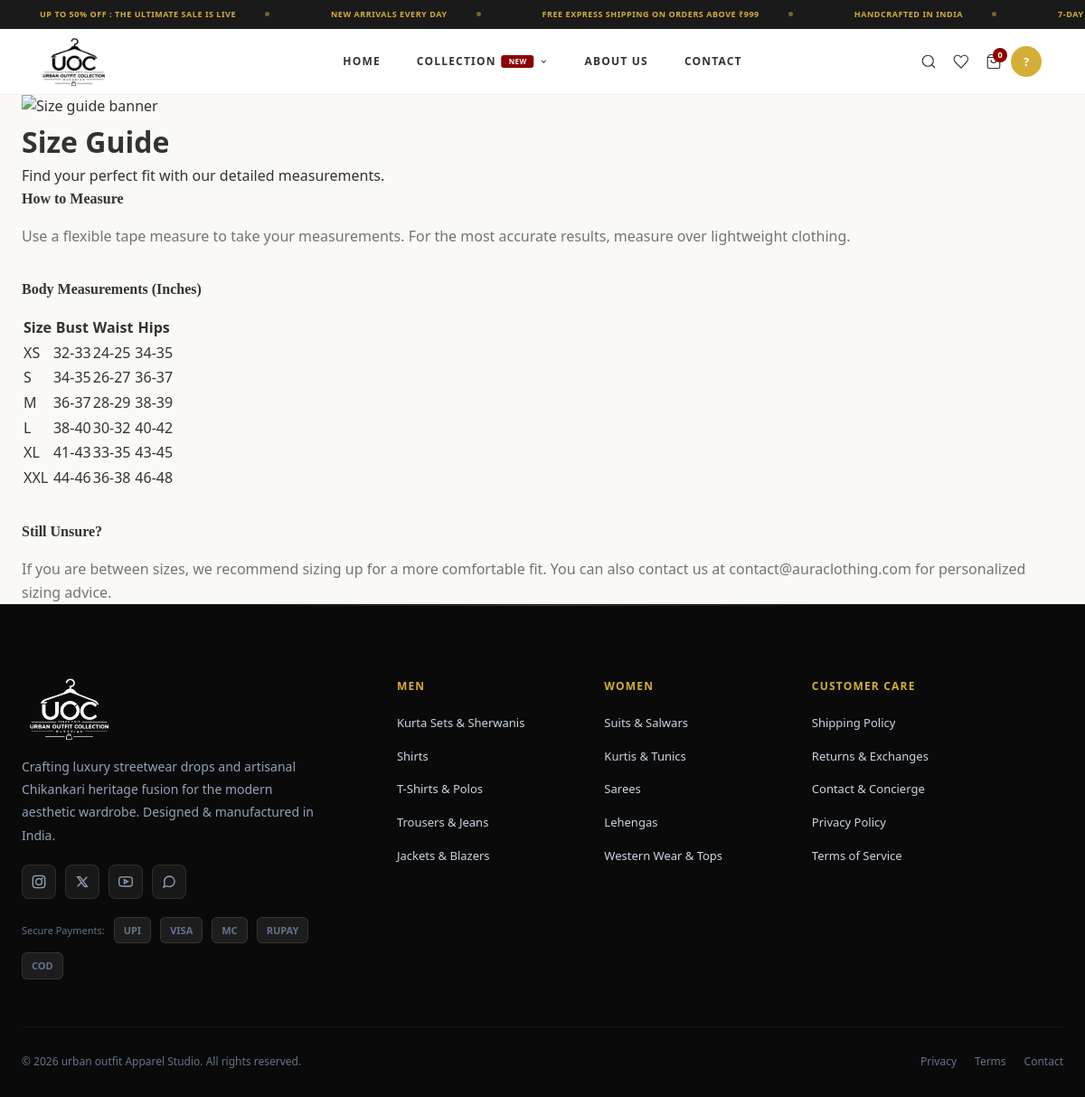
Page /pages/size-guide.php (signed in) on the committed database.
### tables this page shows
CREATE TABLE IF NOT EXISTS settings (
  id INT UNSIGNED AUTO_INCREMENT PRIMARY KEY,
  `key` VARCHAR(100) UNIQUE NOT NULL,
  value TEXT NULL,
  type ENUM('text', 'textarea', 'number', 'email', 'url', 'image') DEFAULT 'text',
  group_name VARCHAR(100) DEFAULT 'general',
  created_at DATETIME DEFAULT CURRENT_TIMESTAMP,
  updated_at DATETIME DEFAULT CURRENT_TIMESTAMP ON UPDATE CURRENT_TIMESTAMP
);

CREATE TABLE IF NOT EXISTS categories (
  id INT UNSIGNED AUTO_INCREMENT PRIMARY KEY,
  name VARCHAR(100) NOT NULL,
  slug VARCHAR(100) UNIQUE NOT NULL,
  department ENUM('women', 'men', 'kids', 'all') DEFAULT 'all',
  description TEXT NULL,
  image VARCHAR(500) NULL,
  parent_id INT UNSIGNED DEFAULT 0,
  sort_order INT DEFAULT 0,
  is_active TINYINT(1) DEFAULT 1,
  created_at DATETIME DEFAULT CURRENT_TIMESTAMP,
  updated_at DATETIME DEFAULT CURRENT_TIMESTAMP ON UPDATE CURRENT_TIMESTAMP
);

### config/database.php (called while the page is built, shortened)
<?php
$dbHost = $_ENV['DB_HOST'] ?? '127.0.0.1';
$dbName = $_ENV['DB_NAME'] ?? 'cloths';
$dbUser = $_ENV['DB_USER'] ?? 'root';
$dbPass = $_ENV['DB_PASS'] ?? '';
$conn = @new mysqli($dbHost, $dbUser, $dbPass);
if ($conn && !$conn->connect_error) {
  $mysqli = new mysqli($dbHost, $dbUser, $dbPass, $dbName);
  $mysqli->set_charset('utf8mb4');
  $checkTable = $mysqli->query("SHOW TABLES LIKE 'products'");
  if ($checkTable && $checkTable->num_rows === 0) {
    $schemaFile = BASE_PATH . '/database/schema.sql';
    if (file_exists($schemaFile)) {
      $sql = file_get_contents($schemaFile);
      $mysqli->multi_query($sql);
      while ($mysqli->more_results() && $mysqli->next_result()) {;}
    }
  } else {
    $checkPsid = $mysqli->query("SHOW COLUMNS FROM orders LIKE 'payment_session_id'");
    if ($checkPsid && $checkPsid->num_rows === 0) {
      $mysqli->query("ALTER TABLE orders ADD COLUMN payment_session_id VARCHAR(255) NULL AFTER payment_method");
    }
    $checkWishlists = $mysqli->query("SHOW TABLES LIKE 'wishlists'");
    if ($checkWishlists && $checkWishlists->num_rows > 0) {
      $checkFk = $mysqli->query("SHOW CREATE TABLE wishlists");
      if ($checkFk) {
        $createSql = $checkFk->fetch_assoc()['Create Table'] ?? '';
        if (strpos($createSql, 'FOREIGN KEY') !== false) {
          $mysqli->query("DROP TABLE wishlists");
        }
      }
    }
    $checkMegaMenu = $mysqli->query("SHOW TABLES LIKE 'mega_menu_items'");
    if ($checkMegaMenu && $checkMegaMenu->num_rows === 0) {
      $mysqli->query("CREATE TABLE IF NOT EXISTS mega_menu_items (
        id INT UNSIGNED AUTO_INCREMENT PRIMARY KEY,
        department ENUM('men', 'women', 'kids', 'explore') NOT NULL,
        name VARCHAR(150) NOT NULL,
        slug VARCHAR(150) NOT NULL,
        url VARCHAR(500) NULL,
        image VARCHAR(500) NULL,
        sort_order INT DEFAULT 0,
        is_active TINYINT(1) DEFAULT 1,
        is_sale TINYINT(1) DEFAULT 0,
        created_at DATETIME DEFAULT CURRENT_TIMESTAMP,
        updated_at DATETIME DEFAULT CURRENT_TIMESTAMP ON UPDATE CURRENT_TIMESTAMP
      ) ENGINE=InnoDB DEFAULT CHARSET=utf8mb4 COLLATE=utf8mb4_unicode_ci");
      $mysqli->query("INSERT INTO mega_menu_items (department, name, slug, url, sort_order, is_active, is_sale) VALUES
        ('men', 'Oversized Drop Tees', 'oversized-tees', NULL, 1, 1, 0),
        ('men', 'Streetwear', 'streetwear', NULL, 2, 1, 0),
        ('men', 'Ethnic Fusion Kurtas', 'kurtas', NULL, 3, 1, 0),
        ('men', 'Resort Co-Ords', 'co-ords', NULL, 4, 1, 0),
        ('men', 'Shirts', 'shirts', NULL, 5, 1, 0),
        ('men', 'Bottoms', 'bottoms', NULL, 6, 1, 0),
        ('women', 'Chikankari Edit', 'chikankari', NULL, 1, 1, 0),
        ('women', 'Dresses & Co-Ords', 'dresses', NULL, 2, 1, 0),
        ('women', 'Kurtis & Sets', 'kurtis', NULL, 3, 1, 0),
        ('women', 'Streetwear', 'streetwear', NULL, 4, 1, 0),
        ('women', 'Linen Collection', 'linen', NULL, 5, 1, 0),
        ('women', 'Bottoms', 'bottoms', NULL, 6, 1, 0),
        ('kids', 'Boys', 'boys', NULL, 1, 1, 0),
        ('kids', 'Girls', 'girls', NULL, 2, 1, 0),
        ('kids', 'Ethnic Wear', 'ethnic', NULL, 3, 1, 0),
        ('kids', 'Matching Co-Ords', 'co-ords', NULL, 4, 1, 0),
        ('explore', 'New Arrivals', 'new-arrivals', NULL, 1, 1, 0),
        ('explore', 'Bestsellers', 'bestsellers', NULL, 2, 1, 0),
        ('explore', 'Heritage Fusion', 'ethnic-fusion', NULL, 3, 1, 0),
        ('explore', 'Sale', 'sale', NULL, 4, 1, 1)
      ");
    }
    $checkPrt = $mysqli->query("SHOW TABLES LIKE 'password_reset_tokens'");
    if ($checkPrt && $checkPrt->num_rows === 0) {
      $mysqli->query("CREATE TABLE IF NOT EXISTS password_reset_tokens (
        id INT UNSIGNED AUTO_INCREMENT PRIMARY KEY,
        customer_id INT UNSIGNED NOT NULL,
        token VARCHAR(64) NOT NULL UNIQUE,
        expires_at DATETIME NOT NULL,
        created_at DATETIME DEFAULT CURRENT_TIMESTAMP,
        INDEX idx_token (token),
        INDEX idx_customer (customer_id)
      ) ENGINE=InnoDB DEFAULT CHARSET=utf8mb4 COLLATE=utf8mb4_unicode_ci");
    }
    $checkRl = $mysqli->query("SHOW TABLES LIKE 'rate_limits'");
    if ($checkRl && $checkRl->num_rows === 0) {
      $mysqli->query("CREATE TABLE IF NOT EXISTS rate_limits (
        id INT UNSIGNED AUTO_INCREMENT PRIMARY KEY,
        rate_key VARCHAR(255) NOT NULL,
        ip_address VARCHAR(45) NOT NULL,
        attempts INT UNSIGNED DEFAULT 1,
        first_attempt_at DATETIME DEFAULT CURRENT_TIMESTAMP,
        UNIQUE KEY unique_rate (rate_key, ip_address)
      ) ENGINE=InnoDB DEFAULT CHARSET=utf8mb4");
    }
  }
} else {
  $mysqli = null;
}
function sanitize($string) {
  return htmlspecialchars(trim((string)$string), ENT_QUOTES, 'UTF-8');
}
function getSetting($key, $default = '') {
  global $mysqli;
  $stmt = $mysqli->prepare('SELECT value FROM settings WHERE `key` = ?');
  $stmt->bind_param('s', $key);
  $stmt->execute();
  $result = $stmt->get_result()->fetch_assoc();
  return $result ? $result['value'] : $default;
}

### pages/size-guide.php (the view, shortened to what this page needs)
<?php
require_once dirname(__DIR__) . '/config/database.php';
include dirname(__DIR__) . '/includes/header.php';
?>
<main class="page-shell">
  <div class="container">
    <div class="page-hero reveal-up">
      <img src="https://images.unsplash.com/photo-1558618666-fcd25c85f82e?w=1800&h=900&fit=crop" alt="Size guide banner" loading="eager">
      <div class="page-hero-content">
        <h1>Size Guide</h1>
        <p>Find your perfect fit with our detailed measurements.</p>
      </div>
    </div>
    <div class="admin-form-page">
      <h2 style="font-family: var(--font-display); font-size: var(--text-h3); margin-bottom: var(--space-4);">How to Measure</h2>
      <p style="color: var(--color-text-secondary); margin-bottom: var(--space-6);">Use a flexible tape measure to take your measurements. For the most accurate results, measure over lightweight clothing.</p>
      <h2 style="font-family: var(--font-display); font-size: var(--text-h3); margin: var(--space-8) 0 var(--space-4);">Body Measurements (Inches)</h2>
      <div class="table-wrap">
        <table class="admin-table">
          <thead>
            <tr>
              <th>Size</th>
              <th>Bust</th>
              <th>Waist</th>
              <th>Hips</th>
            </tr>
          </thead>
          <tbody>
            <tr><td>XS</td><td>32-33</td><td>24-25</td><td>34-35</td></tr>
            <tr><td>S</td><td>34-35</td><td>26-27</td><td>36-37</td></tr>
            <tr><td>M</td><td>36-37</td><td>28-29</td><td>38-39</td></tr>
            <tr><td>L</td><td>38-40</td><td>30-32</td><td>40-42</td></tr>
            <tr><td>XL</td><td>41-43</td><td>33-35</td><td>43-45</td></tr>
            <tr><td>XXL</td><td>44-46</td><td>36-38</td><td>46-48</td></tr>
          </tbody>
        </table>
      </div>
      <h2 style="font-family: var(--font-display); font-size: var(--text-h3); margin: var(--space-8) 0 var(--space-4);">Still Unsure?</h2>
      <p style="color: var(--color-text-secondary);">If you are between sizes, we recommend sizing up for a more comfortable fit. You can also contact us at <?= sanitize(getSetting('site_email', 'hello@example.com')) ?> for personalized sizing advice.</p>
    </div>
  </div>
</main>
<?php include dirname(__DIR__) . '/includes/footer.php'; ?>

### includes/footer.php (shortened to what this page needs)
  <footer class="aura-footer">
    <div class="aura-container">
      <div class="footer-grid">
        <div class="footer-brand-col">
          <div class="aura-brand" style="display:flex;align-items:center;gap:10px;">
            <img src="<?= BASE_URL ?>/src/Logo.png" alt="urban outfit" style="height: 70px; filter: brightness(0) invert(1);">
          </div>
          <p>
            Crafting luxury streetwear drops and artisanal Chikankari heritage fusion for the modern aesthetic wardrobe. Designed &amp; manufactured in India.
          </p>
          <div class="footer-social-links">
            <a href="#" title="Instagram">
              <svg width="16" height="16" viewBox="0 0 24 24" fill="none" stroke="currentColor" stroke-width="2"><rect x="2" y="2" width="20" height="20" rx="5"/><circle cx="12" cy="12" r="5"/><circle cx="17.5" cy="6.5" r="1.5" fill="currentColor" stroke="none"/></svg>
            </a>
            <a href="#" title="Twitter/X">
              <svg width="16" height="16" viewBox="0 0 24 24" fill="none" stroke="currentColor" stroke-width="2"><path d="M4 4l11.733 16h4.267l-11.733-16zM4 20l6.768-6.768M20 4l-6.768 6.768"/></svg>
            </a>
            <a href="#" title="YouTube">
            </a>
            <a href="#" title="WhatsApp">
              <svg width="16" height="16" viewBox="0 0 24 24" fill="none" stroke="currentColor" stroke-width="2"><path d="M21 11.5a8.38 8.38 0 0 1-.9 3.8 8.5 8.5 0 0 1-7.6 4.7 8.38 8.38 0 0 1-3.8-.9L3 21l1.9-5.7a8.38 8.38 0 0 1-.9-3.8 8.5 8.5 0 0 1 4.7-7.6 8.38 8.38 0 0 1 3.8-.9h.5a8.48 8.48 0 0 1 8 8v.5z"/></svg>
            </a>
          </div>
          <div class="footer-payments">
            <span>Secure Payments:</span>
            <span class="payment-icon">UPI</span>
            <span class="payment-icon">VISA</span>
            <span class="payment-icon">MC</span>
            <span class="payment-icon">RUPAY</span>
            <span class="payment-icon">COD</span>
          </div>
        </div>
        <?php
        $footerDepts = ['men' => [], 'women' => []];
        if (!empty($mysqli)) {
          $fcResult = $mysqli->query(
            "SELECT name, slug, department FROM categories
             WHERE is_active = 1 AND parent_id != 0
             AND department IN ('men','women')
             ORDER BY department, sort_order ASC"
          );
          if ($fcResult) {
            while ($fc = $fcResult->fetch_assoc()) {
              $footerDepts[$fc['department']][] = $fc;
            }
          }
        }
        ?>
        <div class="footer-col">
          <h4>Men</h4>
          <ul class="footer-links">
            <?php foreach ($footerDepts['men'] as $cat): ?>
              <li><a href="<?= BASE_URL ?>/shop.php?category=men&subcategory=<?= urlencode($cat['slug']) ?>"><?= htmlspecialchars($cat['name']) ?></a></li>
            <?php endforeach; ?>
          </ul>
        </div>
        <div class="footer-col">
          <h4>Women</h4>
          <ul class="footer-links">
            <?php foreach ($footerDepts['women'] as $cat): ?>
              <li><a href="<?= BASE_URL ?>/shop.php?category=women&subcategory=<?= urlencode($cat['slug']) ?>"><?= htmlspecialchars($cat['name']) ?></a></li>
            <?php endforeach; ?>
          </ul>
        </div>
        <div class="footer-col">
          <h4>Customer Care</h4>
          <ul class="footer-links">
            <li><a href="<?= BASE_URL ?>/pages/shipping.php">Shipping Policy</a></li>
            <li><a href="<?= BASE_URL ?>/pages/returns.php">Returns &amp; Exchanges</a></li>
            <li><a href="<?= BASE_URL ?>/pages/contact.php">Contact &amp; Concierge</a></li>
            <li><a href="<?= BASE_URL ?>/pages/privacy.php">Privacy Policy</a></li>
            <li><a href="<?= BASE_URL ?>/pages/terms.php">Terms of Service</a></li>
          </ul>
        </div>
      </div>
      <div class="footer-bottom">
        <p>&copy; <?= date('Y') ?> urban outfit Apparel Studio. All rights reserved.</p>
        <div class="footer-bottom-links">
          <a href="<?= BASE_URL ?>/pages/privacy.php">Privacy</a>
          <a href="<?= BASE_URL ?>/pages/terms.php">Terms</a>
          <a href="<?= BASE_URL ?>/pages/contact.php">Contact</a>
        </div>
      </div>
    </div>
  </footer>
</body>
</html>

### rows in the picture
settings: value "contact@auraclothing.com"
categories: name "Kurta Sets & Sherwanis"
categories: name "Shirts"
categories: name "T-Shirts & Polos"
categories: name "Trousers & Jeans"
categories: name "Jackets & Blazers"
categories: name "Suits & Salwars"
categories: name "Kurtis & Tunics"
categories: name "Sarees"
categories: name "Lehengas"
categories: name "Western Wear & Tops"

### other values in the picture
$item "UP TO 50% OFF : THE ULTIMATE SALE IS LIVE"
$item "NEW ARRIVALS EVERY DAY"
$item "FREE EXPRESS SHIPPING ON ORDERS ABOVE ₹999"
$item "HANDCRAFTED IN INDIA"
$item "7-DAY…"
$cartCount "0"
$custInitial ?: '?' "?"
